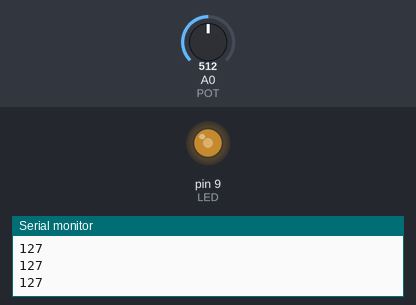
Simulated run of this sketch. Board: Arduino Uno, built with avr-gcc and run on an emulated ATmega328P. On the bench: output pins drawn as LEDs (lit = HIGH), the last lines printed to the serial monitor. The inputs (shaded band) are chosen by the test bench; at power-on: A0 (POT) = 512.

Above: at 1.2 s.
1.3 s: A0 (POT) set to 716
At 2.5 s:
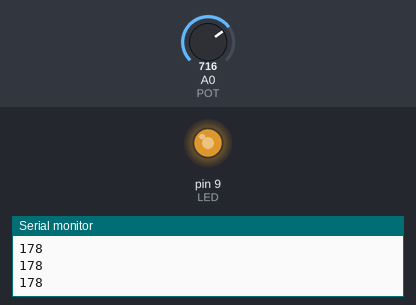
2.8 s: A0 (POT) set to 900
At 3.3 s:
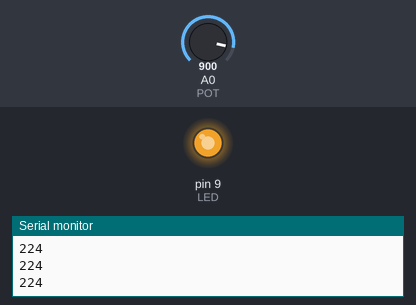
4.3 s: A0 (POT) set to 122
At 5.4 s:
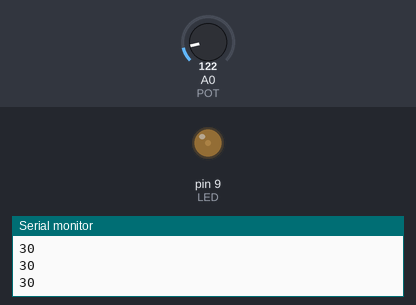
5.8 s: A0 (POT) set to 0
At 6.2 s:
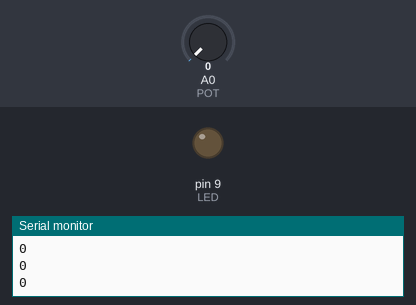
7.3 s: A0 (POT) set to 511
At 8.5 s:
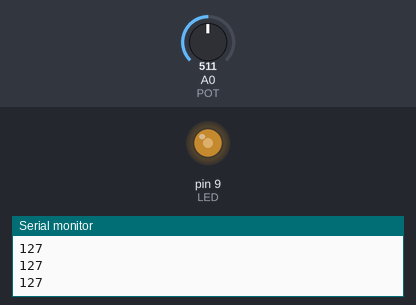
Timing chart, 0 to 9.8 s (numbered marks = the images above; inputs shaded):
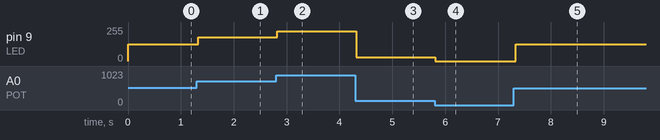

The sketch:

Projeto_014_Potenciometro_Controlando_Brilho.ino
```cpp
// Projeto 014 - Potenciômetro Controlando Brilho
// Arduino Uno | Arduino Neon Lab

const byte POT=A0, LED=9;
void setup(){ pinMode(LED,OUTPUT); Serial.begin(9600); }
void loop(){
  int leitura=analogRead(POT);
  byte brilho=map(leitura,0,1023,0,255);
  analogWrite(LED,brilho);
  Serial.println(brilho); delay(40);
}
```

Measured:
- after the input at 1.3 s, pin 9 (LED): 127/255 → 178/255 at once
- after the input at 2.8 s, pin 9 (LED): 178/255 → 224/255 at once
- after the input at 4.3 s, pin 9 (LED): 224/255 → 30/255 at once
- after the input at 5.8 s, pin 9 (LED): 30/255 → 0/255 at once
- after the input at 7.3 s, pin 9 (LED): 0/255 → 127/255 at once
